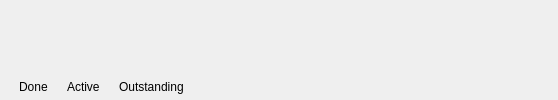
           <widget class="QWidget" name="tab_2">
            <attribute name="icon">
             <iconset resource="resources.qrc">
              <normaloff>:/resources/blockdevice.png</normaloff>:/resources/blockdevice.png</iconset>
            </attribute>
            <attribute name="title">
             <string>Chunks</string>
            </attribute>
            <layout class="QGridLayout" name="gridLayout_11">
             <property name="margin">
              <number>0</number>
             </property>
             <property name="spacing">
              <number>6</number>
             </property>
             <item row="0" column="0">
              <widget class="QScrollArea" name="taskGraphWidget">
               <property name="frameShape">
                <enum>QFrame::NoFrame</enum>
               </property>
               <property name="horizontalScrollBarPolicy">
                <enum>Qt::ScrollBarAlwaysOff</enum>
               </property>
               <property name="widgetResizable">
                <bool>true</bool>
               </property>
               <widget class="QWidget" name="scrollAreaWidgetContents">
                <property name="geometry">
                 <rect>
                  <x>0</x>
                  <y>0</y>
                  <width>796</width>
                  <height>164</height>
                 </rect>
                </property>
               </widget>
              </widget>
             </item>
             <item row="1" column="0">
              <layout class="QGridLayout" name="gridLayout_7">
               <property name="margin">
                <number>6</number>
               </property>
               <item row="0" column="0">
                <layout class="QGridLayout" name="gridLayout_8">
                 <item row="0" column="0">
                  <widget class="QLabel" name="label_7">
                   <property name="text">
                    <string/>
                   </property>
                   <property name="pixmap">
                    <pixmap resource="resources.qrc">:/resources/graph-downloaded.png</pixmap>
                   </property>
                  </widget>
                 </item>
                 <item row="0" column="1">
                  <widget class="QLabel" name="label_8">
                   <property name="text">
                    <string>Done</string>
                   </property>
                  </widget>
                 </item>
                </layout>
               </item>
               <item row="0" column="1">
                <layout class="QGridLayout" name="gridLayout_9">
                 <item row="0" column="0">
                  <widget class="QLabel" name="label_9">
                   <property name="text">
                    <string/>
                   </property>
                   <property name="pixmap">
                    <pixmap resource="resources.qrc">:/resources/graph-downloading.png</pixmap>
                   </property>
                  </widget>
                 </item>
                 <item row="0" column="1">
                  <widget class="QLabel" name="label_11">
                   <property name="text">
                    <string>Active</string>
                   </property>
                  </widget>
                 </item>
                </layout>
               </item>
               <item row="0" column="2">
                <layout class="QGridLayout" name="gridLayout_10">
                 <item row="0" column="0">
                  <widget class="QLabel" name="label_12">
                   <property name="text">
                    <string/>
                   </property>
                   <property name="pixmap">
                    <pixmap resource="resources.qrc">:/resources/graph-notdownload.png</pixmap>
                   </property>
                  </widget>
                 </item>
                 <item row="0" column="1">
                  <widget class="QLabel" name="label_13">
                   <property name="text">
                    <string>Outstanding</string>
                   </property>
                  </widget>
                 </item>
                </layout>
               </item>
               <item row="0" column="3">
                <spacer name="horizontalSpacer_2">
                 <property name="orientation">
                  <enum>Qt::Horizontal</enum>
                 </property>
                 <property name="sizeHint" stdset="0">
                  <size>
                   <width>368</width>
                   <height>13</height>
                  </size>
                 </property>
                </spacer>
               </item>
              </layout>
             </item>
            </layout>
           </widget>
